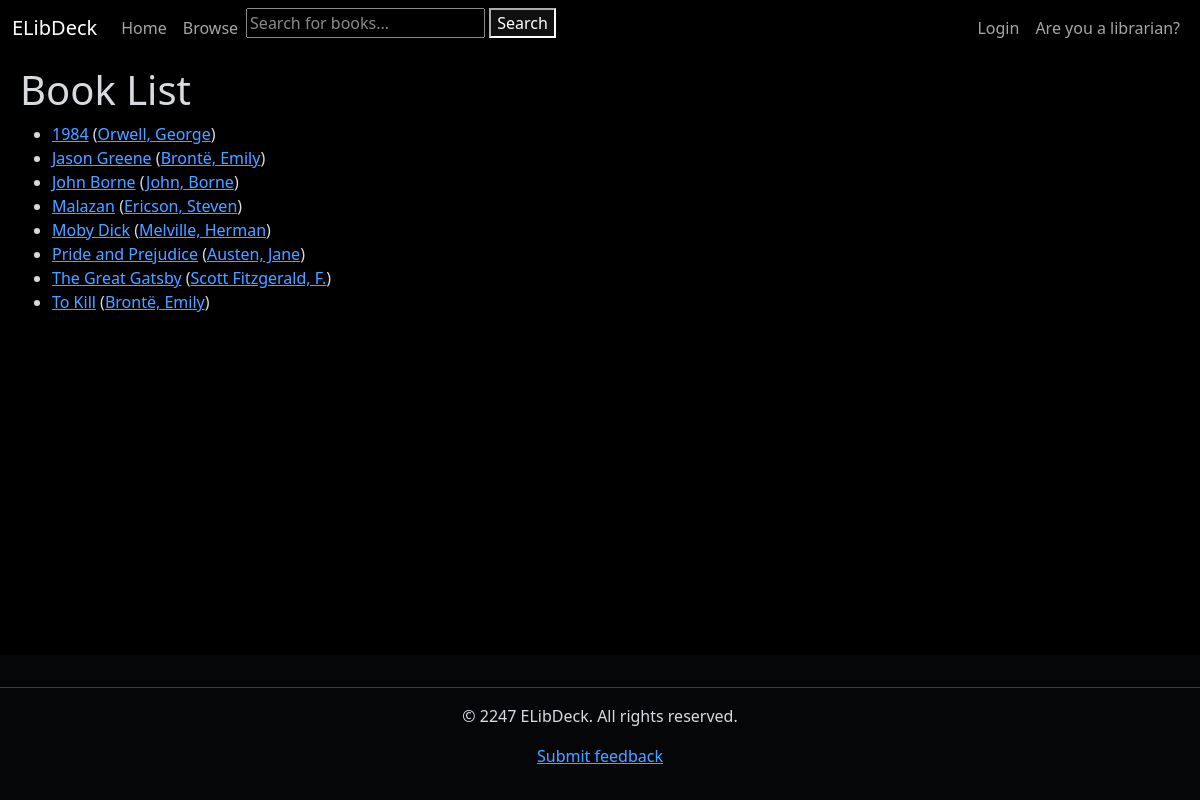
The page /books/ on the database its author committed.
### books_catalog/models.py (models this page shows, shortened)
class Book(models.Model):
    title = models.CharField(max_length=255, blank=True, null=True, help_text='Title of book')
    author = models.ForeignKey('Author', on_delete=models.RESTRICT, null=True)
    summary = models.TextField(max_length=1000, help_text="Enter a brief description of the book.", blank=True,
                               null=True)
    isbn = models.CharField('ISBN', max_length=13, unique=True, help_text='13 character ISBN', blank=True, null=True)
    genre = models.ManyToManyField(Genre, help_text='Select a genre for this book.')
    cover_image = models.ImageField(upload_to='covers', blank=True, null=True)
    publication_date = models.IntegerField(blank=True, null=True, help_text='Year of publication')
    borrowers = models.ManyToManyField(settings.AUTH_USER_MODEL, blank=True, related_name="borrowed_books")
    class Meta:
        ordering = ['title', '-publication_date']
    def get_absolute_url(self):
        return reverse('books_catalog:book-detail', args=[str(self.id)])

class Author(models.Model):
    first_name = models.CharField(max_length=100)
    last_name = models.CharField(max_length=100)
    date_of_birth = models.DateField(null=True, blank=True)
    date_of_death = models.DateField('Died', null=True, blank=True)
    class Meta:
        ordering = ['last_name', 'first_name']
    def get_absolute_url(self):
        return reverse('books_catalog:author-detail', args=[str(self.id)])
    def __str__(self):
        return f'{self.last_name}, {self.first_name}'

### books_catalog/views.py (the view)
# urls.py: path('books/', views.BookListView.as_view(), name='books'),
class BookListView(generic.ListView):
    model = Book
    template_name = 'books_catalog/book_list.html'
    paginate_by = 10

### books_catalog/templates/books_catalog/book_list.html
{% extends 'generic.html' %}
{% block content %}
    <h1>Book List</h1>
    {% if book_list %}
        <ul>
            {% for book in book_list %}
                <li>
                    <a href="{{ book.get_absolute_url }}">{{ book.title }}</a>
                    (<a href="{{ book.author.get_absolute_url }}">{{ book.author }}</a>)
                </li>
            {% endfor %}
        </ul>
    {% else %}
        <p>There are no books in the library.</p>
    {% endif %}
{% endblock %}

### templates/generic.html (style rules this page uses)
html { filter: invert(1) hue-rotate(180deg); }

### rows shown on the page
Book: title "1984", author "Orwell, George"
Book: title "Jason Greene", author "Brontë, Emily"
Book: title "John Borne", author "John, Borne"
Book: title "Malazan", author "Ericson, Steven"
Book: title "Moby Dick", author "Melville, Herman"
Book: title "Pride and Prejudice", author "Austen, Jane"
Book: title "The Great Gatsby", author "Scott Fitzgerald, F."
Book: title "To Kill", author "Brontë, Emily"
